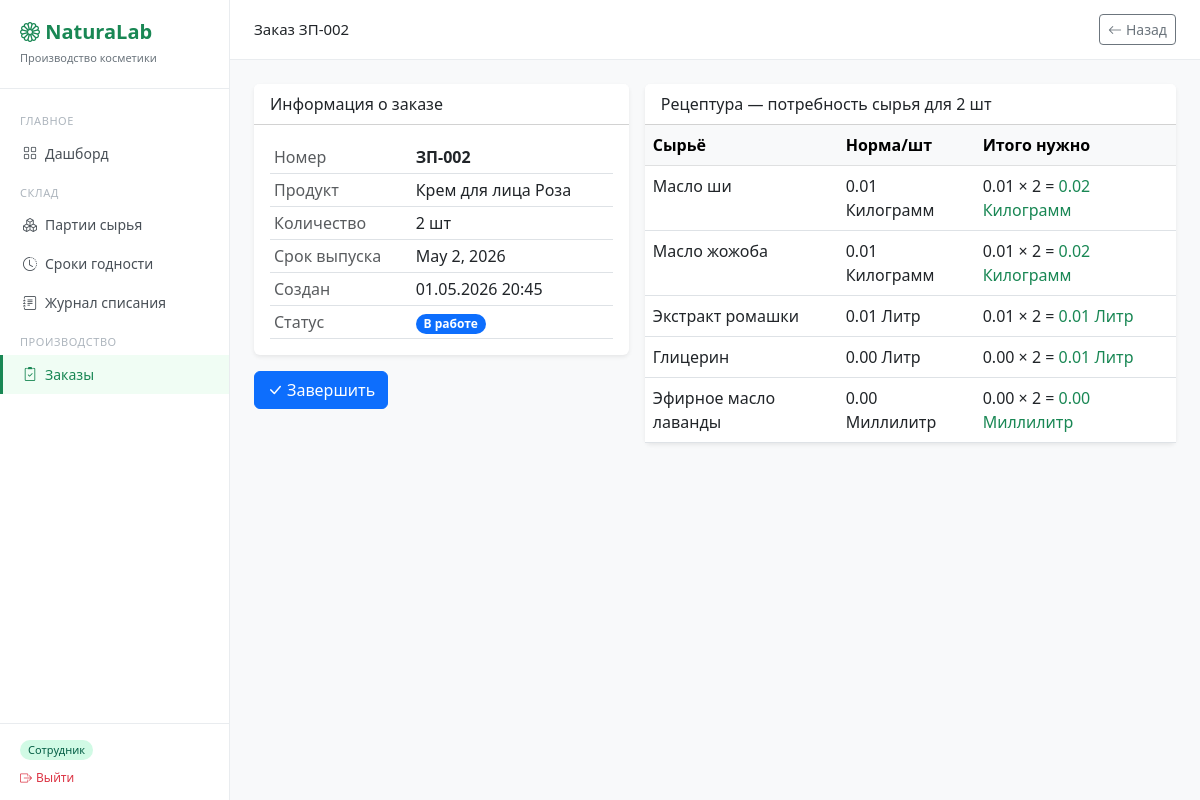
The page /orders/2/ on the database as committed earlier.
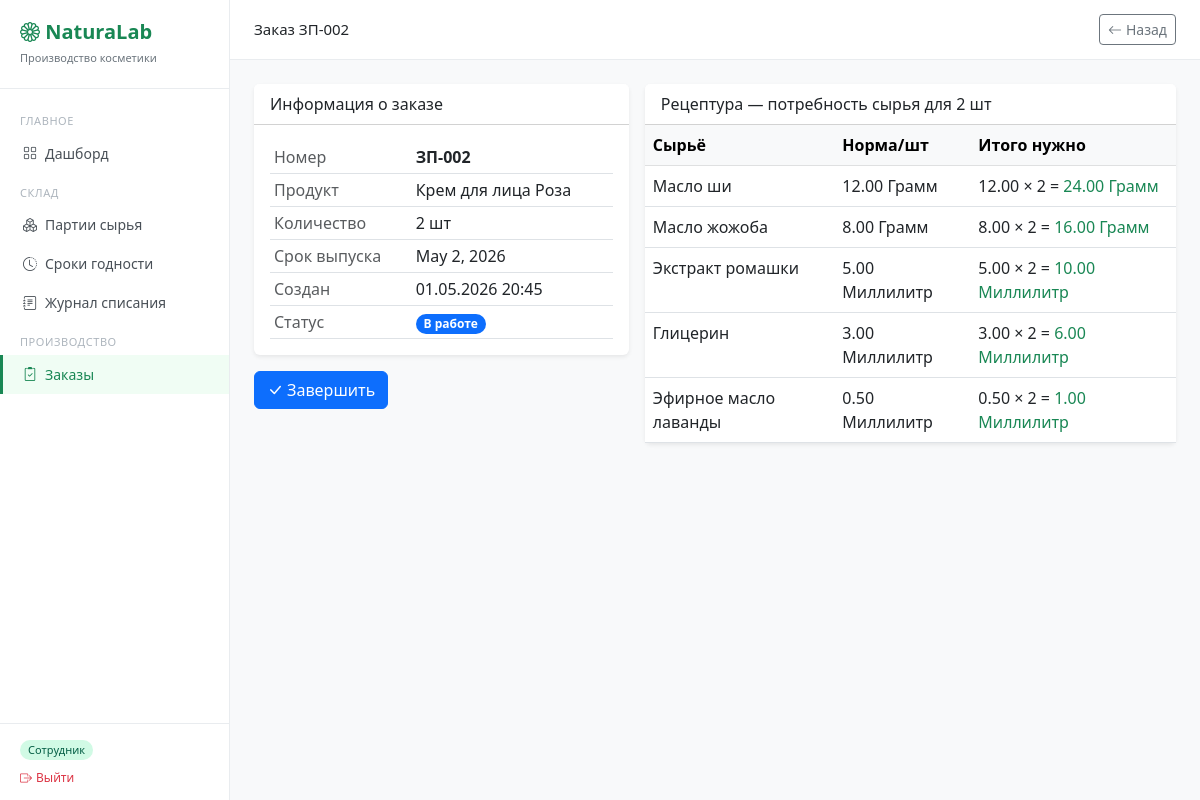
The same page on the database as committed later.
### warehouse/models.py (models this page shows, shortened)
class Ingredient(models.Model):
    UNIT_CHOICES = [
        ('kg', 'Килограмм'),
        ('g',  'Грамм'),
        ('l',  'Литр'),
        ('ml', 'Миллилитр'),
    ]
    name         = models.CharField(max_length=200, verbose_name='Название')
    unit         = models.CharField(max_length=10, choices=UNIT_CHOICES, verbose_name='Единица измерения')
    description  = models.TextField(blank=True, verbose_name='Описание')
    min_quantity = models.DecimalField(max_digits=10, decimal_places=2, default=0,
                                       verbose_name='Минимальный остаток')
    class Meta:
        verbose_name = 'Сырьё'
        verbose_name_plural = 'Сырьё'

### products/models.py (models this page shows, shortened)
class RecipeItem(models.Model):
    product           = models.ForeignKey(Product, on_delete=models.CASCADE,
                                          related_name='recipe_items', verbose_name='Продукт')
    ingredient        = models.ForeignKey(Ingredient, on_delete=models.PROTECT,
                                          verbose_name='Сырьё')
    quantity_per_unit = models.DecimalField(max_digits=10, decimal_places=5,
                                            verbose_name='Норма на 1 шт')
    class Meta:
        verbose_name = 'Состав рецептуры'

### orders/views.py (the view)
# urls.py: path('<int:pk>/',     views.order_detail, name='order-detail'),
def order_detail(request, pk):
    order = get_object_or_404(ProductionOrder, pk=pk)
    recipe_items = []
    for item in order.product.recipe_items.all():
        recipe_items.append({
            'ingredient': item.ingredient,
            'quantity_per_unit': item.quantity_per_unit,
            'total': item.quantity_per_unit * order.quantity,
        })
    return render(request, 'orders/order_detail.html', {
        'order': order,
        'recipe_items': recipe_items,
    })

### products/models.py (called while the page is built)
    def __str__(self):
        return self.name

### templates/orders/order_detail.html (shortened to what this page needs)
{% extends 'base.html' %}
{% block page_title %}Заказ {{ order.number }}{% endblock %}
{% block topbar_actions %}
  <a href="{% url 'order-list' %}" class="btn btn-outline-secondary btn-sm">
    <i class="bi bi-arrow-left me-1"></i>Назад
  </a>
{% endblock %}
{% block content %}
<div class="row g-3">
  <div class="col-md-5">
    <div class="card border-0 shadow-sm mb-3">
      <div class="card-header bg-white fw-500">Информация о заказе</div>
      <div class="card-body">
        <table class="table table-sm mb-0">
          <tr><td class="text-muted">Номер</td><td class="fw-bold">{{ order.number }}</td></tr>
          <tr><td class="text-muted">Продукт</td><td>{{ order.product }}</td></tr>
          <tr><td class="text-muted">Количество</td><td>{{ order.quantity }} шт</td></tr>
          <tr><td class="text-muted">Срок выпуска</td><td>{{ order.due_date }}</td></tr>
          <tr><td class="text-muted">Создан</td><td>{{ order.created_at|date:"d.m.Y H:i" }}</td></tr>
          <tr>
            <td class="text-muted">Статус</td>
            <td>
              <span class="badge rounded-pill
                {% if order.status == 'in_progress' %}bg-primary
                {% elif order.status == 'pending' %}bg-warning text-dark
                {% elif order.status == 'done' %}bg-success
                {% elif order.status == 'cancelled' %}bg-danger
                {% else %}bg-secondary{% endif %}">
                {{ order.get_status_display }}
              </span>
            </td>
          </tr>
        </table>
      </div>
    </div>
    <div class="d-flex gap-2">
      {% if order.status == 'in_progress' %}
      <form method="post" action="{% url 'order-done' order.pk %}">
        <button type="submit" class="btn btn-primary"
          onclick="return confirm('Отметить заказ как завершённый?')">
          <i class="bi bi-check-lg me-1"></i>Завершить
        </button>
      </form>
      {% endif %}
    </div>
  </div>
  <div class="col-md-7">
    <div class="card border-0 shadow-sm">
      <div class="card-header bg-white fw-500">
        Рецептура — потребность сырья для {{ order.quantity }} шт
      </div>
      <div class="card-body p-0">
        <table class="table table-hover mb-0">
          <thead class="table-light">
            <tr><th>Сырьё</th><th>Норма/шт</th><th>Итого нужно</th></tr>
          </thead>
          <tbody>
            {% for item in recipe_items %}
            <tr>
              <td>{{ item.ingredient.name }}</td>
              <td>{{ item.quantity_per_unit|floatformat:2 }} {{ item.ingredient.get_unit_display }}</td>
              <td class="fw-500">
                {{ item.quantity_per_unit|floatformat:2 }} × {{ order.quantity }} =
                <span class="text-success">
                  {{ item.total|floatformat:2 }} {{ item.ingredient.get_unit_display }}
                </span>
              </td>
            </tr>
            {% endfor %}
          </tbody>
        </table>
      </div>
    </div>
  </div>
</div>
{% endblock %}

Rows that differ between the two databases and show on the page:
changed Ingredient "Масло ши": quantity_per_unit "0.01" → "12.00"; ingredient.unit "Килограмм" → "Грамм"; total "0.02" → "24.00"
changed Ingredient "Масло жожоба": quantity_per_unit "0.01" → "8.00"; ingredient.unit "Килограмм" → "Грамм"; total "0.02" → "16.00"
changed Ingredient "Экстракт ромашки": quantity_per_unit "0.01" → "5.00"; ingredient.unit "Литр" → "Миллилитр"; total "0.01" → "10.00"
changed Ingredient "Глицерин": quantity_per_unit "0.00" → "3.00"; ingredient.unit "Литр" → "Миллилитр"; total "0.01" → "6.00"
changed through a linked row, Ingredient "Эфирное масло лаванды": quantity_per_unit "0.00" → "0.50"; total "0.00" → "1.00"
